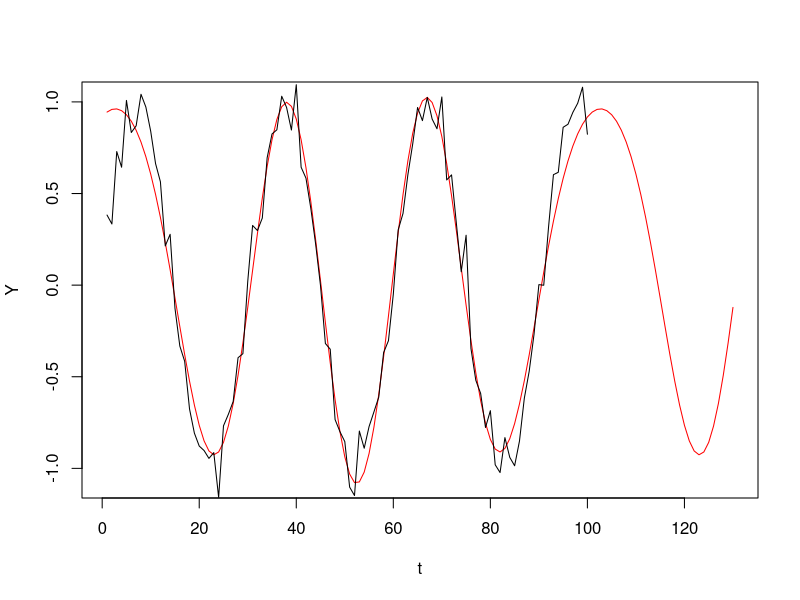

The R script that drew this image:
# Code for the post
# http://www.ms314u.me/2018/03/02/monitoring-signals-deviations-from-the-normal-behavior/

getCoeffs <- function(y){
  N <- length(y)
  A <- rep(0, (floor(N/2)+1))
  B <- rep(0, (floor(N/2)+1))
  for(p in 1:(floor(N/2)+1)){
    for(k in 1:N){
      A[p] = A[p] + (2/N)*y[k]*cos(2*pi*(p-1)*k/N)
      B[p] = B[p] + (2/N)*y[k]*sin(2*pi*(p-1)*k/N)
    }
  }
  A[floor(N/2)+1] <- A[floor(N/2)+1]/2
  return(list(A,B))
}

predictSignal<-function(origSig, maxComponents, horizon){
  fCoeffs = getCoeffs(origSig)
  N = length(origSig)
  A = fCoeffs[[1]]
  B = fCoeffs[[2]]
  fourierEstim <- rep(0,N+horizon) + A[1]/2 
  t_moments = seq(1, N + horizon)
  for(p in 2:maxComponents){
    fourierEstim = fourierEstim + A[p]*cos(2*pi*(p-1)*t_moments/N) + B[p]*sin(2*pi*(p-1)*t_moments/N)
  }

  return(fourierEstim)
}

n_components = 5#5
dat <- sin(seq(1,100)* 2*pi/30) + rnorm(100)*0.1
predictions <- predictSignal(dat, n_components, 30)
dat <- c(dat, rep(NA, 30))

plot(predictions,type='l', cex=.35, xlab = "t", ylab = "Y", col="red")
lines(dat, col="black")
